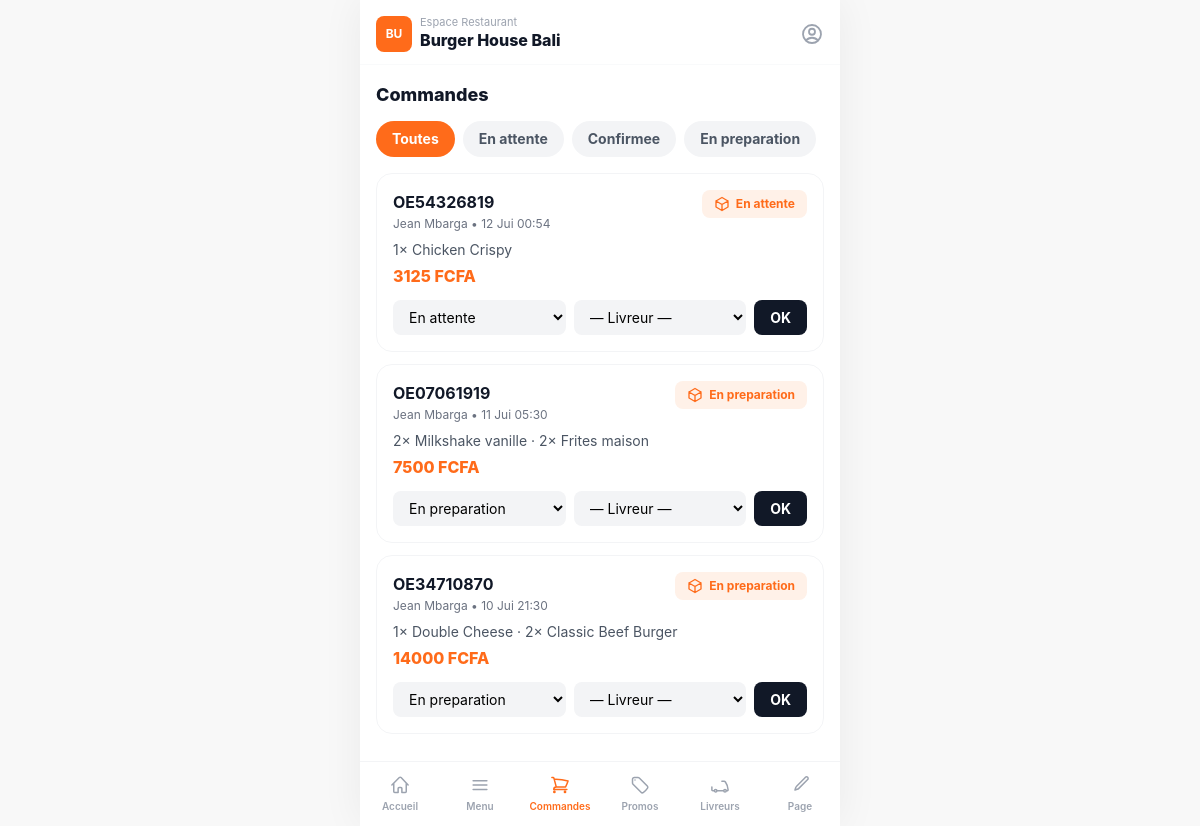
The page /resto/commandes/ (signed in) on the database its author committed.
### apps/restaurants/models.py (models this page shows, shortened)
class Restaurant(TimeStampedModel):
    owner = models.ForeignKey(
        settings.AUTH_USER_MODEL, on_delete=models.CASCADE, related_name="restaurants")
    name = models.CharField(max_length=140)
    slug = models.SlugField(max_length=160, unique=True, blank=True)
    share_token = models.CharField(max_length=22, unique=True, blank=True, db_index=True)
    tagline = models.CharField(max_length=60, blank=True,
                               help_text="Badge ex: Cuisine Locale / Premium")
    bio = models.TextField(blank=True, help_text="Description / bio du restaurant")
    logo = models.ImageField(upload_to="restaurants/logos/", blank=True, null=True)
    cover_image = models.ImageField(upload_to="restaurants/covers/", blank=True, null=True)
    categories = models.ManyToManyField(Category, blank=True, related_name="restaurants")
    neighborhood = models.CharField(max_length=80, blank=True,
                                    help_text="Quartier ex: Bonanjo, Akwa, Bonapriso, Bali")
    city = models.CharField(max_length=80, default="Douala")
    address = models.CharField(max_length=255, blank=True)
    lat = models.FloatField(null=True, blank=True)
    lng = models.FloatField(null=True, blank=True)
    delivery_fee = models.PositiveIntegerField(default=500, help_text="Frais livraison en FCFA")
    delivery_time_min = models.PositiveSmallIntegerField(default=20)
    delivery_time_max = models.PositiveSmallIntegerField(default=40)
    min_order = models.PositiveIntegerField(default=0)
    brand_color = models.CharField(max_length=9, default="#FF6B1A")
    accent_color = models.CharField(max_length=9, default="#FFF1E8")
    is_pro = models.BooleanField(default=False, help_text="Badge Pro")
    is_premium = models.BooleanField(default=False)
    is_featured = models.BooleanField(default=False, help_text="A la une")
    is_active = models.BooleanField(default=True)
    rating = models.DecimalField(max_digits=3, decimal_places=1, default=0)
    rating_count = models.PositiveIntegerField(default=0)
    orders_count = models.PositiveIntegerField(default=0)
    phone = models.CharField(max_length=20, blank=True)
    class Meta:
        ordering = ["-is_featured", "-rating"]
        indexes = [models.Index(fields=["slug"]), models.Index(fields=["share_token"])]

### apps/orders/models.py (models this page shows, shortened)
class Order(TimeStampedModel):
    class Status(models.TextChoices):
        PENDING = "pending", "En attente"
        CONFIRMED = "confirmed", "Confirmee"
        PREPARING = "preparing", "En preparation"
        READY = "ready", "Prete"
        PICKED_UP = "picked_up", "Recuperee"
        ON_THE_WAY = "on_the_way", "En livraison"
        DELIVERED = "delivered", "Livree"
        CANCELLED = "cancelled", "Annulee"
    class Payment(models.TextChoices):
        CASH = "cash", "Especes a la livraison"
        MOMO = "momo", "Mobile Money"
        OM = "om", "Orange Money"
        CARD = "card", "Carte bancaire"
    number = models.CharField(max_length=14, unique=True, blank=True, db_index=True)
    share_token = models.CharField(max_length=22, unique=True, blank=True, db_index=True)
    customer = models.ForeignKey(settings.AUTH_USER_MODEL, on_delete=models.CASCADE,
                                 related_name="orders")
    restaurant = models.ForeignKey(Restaurant, on_delete=models.PROTECT, related_name="orders")
    driver = models.ForeignKey(settings.AUTH_USER_MODEL, on_delete=models.SET_NULL,
                               null=True, blank=True, related_name="deliveries")
    status = models.CharField(max_length=14, choices=Status.choices, default=Status.PENDING)
    payment_method = models.CharField(max_length=8, choices=Payment.choices, default=Payment.CASH)
    items_total = models.PositiveIntegerField(default=0)
    delivery_fee = models.PositiveIntegerField(default=0)
    discount = models.PositiveIntegerField(default=0)
    total = models.PositiveIntegerField(default=0)
    delivery_address = models.CharField(max_length=255, blank=True)
    delivery_lat = models.FloatField(null=True, blank=True)
    delivery_lng = models.FloatField(null=True, blank=True)
    driver_lat = models.FloatField(null=True, blank=True)
    driver_lng = models.FloatField(null=True, blank=True)
    notes = models.TextField(blank=True)
    promo_code = models.CharField(max_length=24, blank=True)
    confirmed_at = models.DateTimeField(null=True, blank=True)
    delivered_at = models.DateTimeField(null=True, blank=True)
    class Meta:
        ordering = ["-created_at"]
        indexes = [models.Index(fields=["status"]), models.Index(fields=["-created_at"])]
    @property
    def status_label(self):
        return self.get_status_display()

class OrderItem(models.Model):
    order = models.ForeignKey(Order, on_delete=models.CASCADE, related_name="items")
    dish = models.ForeignKey(Dish, on_delete=models.SET_NULL, null=True, related_name="order_items")
    name = models.CharField(max_length=140)        # snapshot
    unit_price = models.PositiveIntegerField()      # snapshot (prix paye)
    quantity = models.PositiveSmallIntegerField(default=1)

### apps/accounts/models.py (models this page shows, shortened)
class User(AbstractUser):
    class Role(models.TextChoices):
        CLIENT = "client", "Client"
        RESTAURANT = "restaurant", "Restaurant"
        DRIVER = "driver", "Livreur"
        INFLUENCER = "influencer", "Influenceur"
        ADMIN = "admin", "Administrateur"
    role = models.CharField(max_length=20, choices=Role.choices, default=Role.CLIENT)
    phone = models.CharField(max_length=20, blank=True)
    avatar = models.ImageField(upload_to="avatars/", blank=True, null=True)
    city = models.CharField(max_length=80, default="Douala")
    address = models.CharField(max_length=255, blank=True)
    lat = models.FloatField(null=True, blank=True)
    lng = models.FloatField(null=True, blank=True)
    is_verified = models.BooleanField(default=False)
    created_at = models.DateTimeField(auto_now_add=True)
    @property
    def display_name(self):
        return self.get_full_name() or self.username

### apps/restaurants/views.py (the view)
# urls.py: path("resto/commandes/", views.orders_manage, name="orders"),
@login_required
def orders_manage(request):
    resto = _owner_resto(request)
    if not resto:
        return redirect("restaurants:onboarding")
    status = request.GET.get("status", "")
    orders = Order.objects.filter(restaurant=resto).select_related("customer", "driver")
    if status:
        orders = orders.filter(status=status)
    return render(request, "restaurant_dashboard/orders.html",
                  {"resto": resto, "orders": orders, "status": status,
                   "statuses": Order.Status.choices})

### apps/core/context_processors.py (called while the page is built)
def brand(request):
    unread = 0
    if request.user.is_authenticated:
        unread = request.user.notifications.filter(is_read=False).count()
    return {
        "BRAND_NAME": "ONE EAT",
        "CURRENCY": settings.CURRENCY,
        "DEFAULT_CITY": settings.DEFAULT_CITY,
        "DOUALA_CENTER": settings.DOUALA_CENTER,
        "VAPID_PUBLIC_KEY": settings.VAPID_PUBLIC_KEY,
        "unread_notifications": unread,
    }

### apps/restaurants/views.py (called while the page is built)
def _owner_resto(request):
    return Restaurant.objects.filter(owner=request.user).first()

### templates/restaurant_dashboard/orders.html (shortened to what this page needs)
{% extends "restaurant_dashboard/base.html" %}
{% block dash %}
<h2 class="font-extrabold text-lg text-gray-900">Commandes</h2>
<div class="mt-3 flex gap-2 overflow-x-auto no-scrollbar">
  <a href="?" class="flex-shrink-0 px-4 py-2 rounded-full text-sm font-bold {% if not status %}bg-brand text-white{% else %}bg-gray-100 text-gray-600{% endif %}">Toutes</a>
  {% for value, label in statuses %}
  <a href="?status={{ value }}" class="flex-shrink-0 px-4 py-2 rounded-full text-sm font-bold {% if status == value %}bg-brand text-white{% else %}bg-gray-100 text-gray-600{% endif %}">{{ label }}</a>
  {% endfor %}
</div>
<div class="mt-4 space-y-3">
  {% for o in orders %}
  <div class="rounded-2xl border border-gray-100 p-4">
    <div class="flex items-start justify-between">
      <div>
        <p class="font-bold text-gray-900">{{ o.number }}</p>
        <p class="text-xs text-gray-500 mt-0.5">{{ o.customer.display_name }} • {{ o.created_at|date:"d M H:i" }}</p>
      </div>
      {% include "client/_status_badge.html" with status=o.status label=o.status_label %}
    </div>
    <div class="mt-2 text-sm text-gray-600">
      {% for it in o.items.all %}<span>{{ it.quantity }}× {{ it.name }}</span>{% if not forloop.last %} · {% endif %}{% endfor %}
    </div>
    <p class="mt-1 font-extrabold text-brand">{{ o.total }} FCFA</p>
    <form method="post" action="{% url 'restaurants:order_status' o.id %}" class="mt-3 flex gap-2">
      <select name="status" class="flex-1 px-3 py-2 rounded-lg bg-gray-100 text-sm focus:outline-none">
        {% for value, label in statuses %}<option value="{{ value }}" {% if o.status == value %}selected{% endif %}>{{ label }}</option>{% endfor %}
      </select>
      <select name="driver" class="flex-1 px-3 py-2 rounded-lg bg-gray-100 text-sm focus:outline-none">
        <option value="">— Livreur —</option>
      </select>
      <button class="px-4 rounded-lg bg-gray-900 text-white text-sm font-bold">OK</button>
    </form>
  </div>
  {% empty %}<p class="text-gray-400 text-center py-10">Aucune commande.</p>{% endfor %}
</div>
{% endblock %}

### templates/restaurant_dashboard/base.html (shortened to what this page needs)
{% extends "base.html" %}
{% load static %}
{% block shell_class %}safe-bottom{% endblock %}
{% block body %}
<header class="px-4 pt-4 pb-3 sticky top-0 bg-white z-30 border-b border-gray-50">
  <div class="flex items-center justify-between">
    <div class="flex items-center gap-2 min-w-0">
      <div class="w-9 h-9 rounded-lg bg-brand text-white text-xs font-bold flex items-center justify-center flex-shrink-0">{{ resto.name|slice:":2"|upper }}</div>
      <div class="min-w-0">
        <p class="text-[11px] text-gray-400 leading-none">Espace Restaurant</p>
        <h1 class="font-extrabold text-gray-900 truncate">{{ resto.name }}</h1>
      </div>
    </div>
    <a href="{% url 'accounts:profile' %}" class="text-gray-400"></a>
  </div>
</header>
<main class="px-4 py-4 min-h-[60dvh]">{% block dash %}{% endblock %}</main>
{% with active=request.resolver_match.url_name %}
<nav class="fixed bottom-0 left-1/2 -translate-x-1/2 w-full max-w-[480px] bg-white border-t border-gray-100 z-40" style="padding-bottom:env(safe-area-inset-bottom)">
  <div class="grid grid-cols-6 h-[64px] text-[10px] font-semibold">
    {% include "restaurant_dashboard/_navlink.html" with url='restaurants:dashboard' label='Accueil' icon='home' active=active %}
    {% include "restaurant_dashboard/_navlink.html" with url='restaurants:menu' label='Menu' icon='menu' active=active %}
    {% include "restaurant_dashboard/_navlink.html" with url='restaurants:orders' label='Commandes' icon='orders' active=active %}
    {% include "restaurant_dashboard/_navlink.html" with url='restaurants:promos' label='Promos' icon='promo' active=active %}
    {% include "restaurant_dashboard/_navlink.html" with url='restaurants:drivers' label='Livreurs' icon='driver' active=active %}
    {% include "restaurant_dashboard/_navlink.html" with url='restaurants:customize' label='Page' icon='edit' active=active %}
  </div>
</nav>
{% endwith %}
{% endblock %}

### templates/client/_status_badge.html (shortened to what this page needs)
{% if status == 'delivered' %}
  <span class="flex-shrink-0 flex items-center gap-1.5 px-3 py-1.5 rounded-lg bg-green-50 text-green-600 text-xs font-bold">
    <svg class="w-4 h-4" fill="none" stroke="currentColor" stroke-width="2" viewBox="0 0 24 24"><path stroke-linecap="round" stroke-linejoin="round" d="M9 12.75L11.25 15 15 9.75M21 12a9 9 0 11-18 0 9 9 0 0118 0z"/></svg>{{ label }}</span>
{% elif status == 'cancelled' %}
  <span class="flex-shrink-0 flex items-center gap-1.5 px-3 py-1.5 rounded-lg bg-red-50 text-red-500 text-xs font-bold">✕ {{ label }}</span>
{% else %}
  <span class="flex-shrink-0 flex items-center gap-1.5 px-3 py-1.5 rounded-lg bg-brand-50 text-brand text-xs font-bold">
    <svg class="w-4 h-4" fill="none" stroke="currentColor" stroke-width="2" viewBox="0 0 24 24"><path stroke-linecap="round" stroke-linejoin="round" d="M21 7.5l-9-5.25L3 7.5m18 0l-9 5.25m9-5.25v9l-9 5.25M3 7.5l9 5.25M3 7.5v9l9 5.25m0-9v9"/></svg>{{ label }}</span>
{% endif %}

### templates/base.html (style rules this page uses)
html,body { -webkit-tap-highlight-color:transparent; }
body { font-family:'Inter',system-ui,sans-serif; background:#f8f8f8; }
.no-scrollbar { -ms-overflow-style:none; scrollbar-width:none; }

### rows shown on the page
Restaurant: name "BU", name "Burger House Bali"
Order: number "OE54326819", customer.display_name "Jean Mbarga", created_at "12 Jui 00:54", label "En attente", total "3125", status "En attente"
OrderItem: quantity "1", name "Chicken Crispy"
Order: number "OE07061919", customer.display_name "Jean Mbarga", created_at "11 Jui 05:30", label "En preparation", total "7500", status "En preparation"
OrderItem: quantity "2", name "Milkshake vanille"
OrderItem: quantity "2", name "Frites maison"
Order: number "OE34710870", customer.display_name "Jean Mbarga", created_at "10 Jui 21:30", label "En preparation", total "14000", status "En preparation"
OrderItem: quantity "1", name "Double Cheese"
OrderItem: quantity "2", name "Classic Beef Burger"

### other values the page prints
{{ label }} "En attente" "Confirmee" "En preparation"
{{ label }} "Accueil Menu Commandes Promos Livreurs Page"
